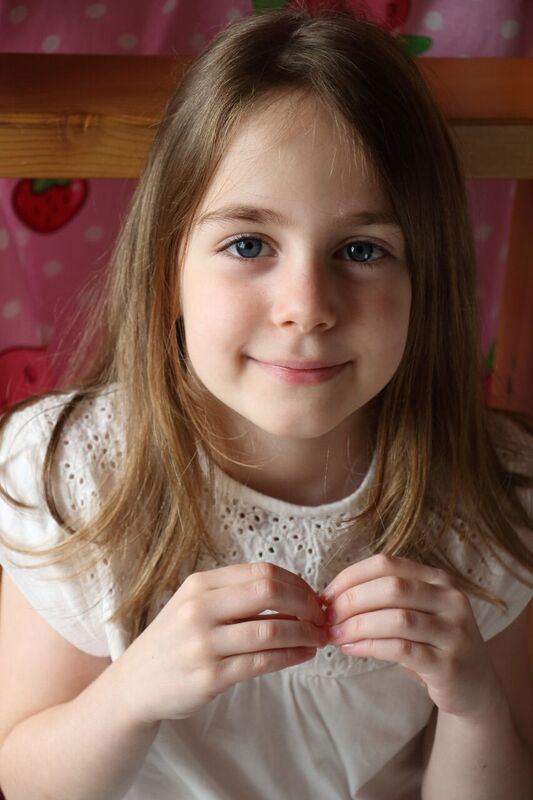
#> input picture deep-learning-master/01-1.ML-image processing/opencv-intro/data/test.jpg, 533 x 800 px
$ jupyter execute '04.image cut-resize.ipynb'   (shell and % lines are left out)
#> lines starting #> are read from the running program, lines starting #| are printed output that depends on the picture
[cell 1]
import matplotlib.pyplot as plt
import cv2

[cell 2]
# 이미지 읽어 들이기
img = cv2.imread("data/test.jpg")
#> img is the input picture: shape (800, 533, 3); mean B, G, R 82.6, 95.3, 126

[cell 3]
# 이미지 자르기
im2 = img[150:450, 150:450]
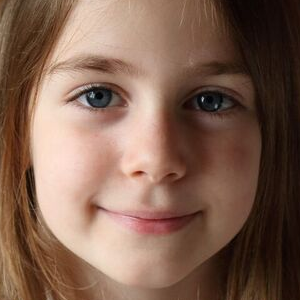
#> im2: shape (300, 300, 3); mean B, G, R 80.6, 96.9, 127.7

[cell 4]
# 이미지 크기 변경하기
#im2 = cv2.resize(im2, (400, 400))

[cell 5]
# 크기 변경한 이미지 저장하기
cv2.imwrite("data/cut-resize.png", im2)
#> Out = True

[cell 6]
# 이미지 출력하기
plt.imshow(cv2.cvtColor(im2, cv2.COLOR_BGR2RGB))
